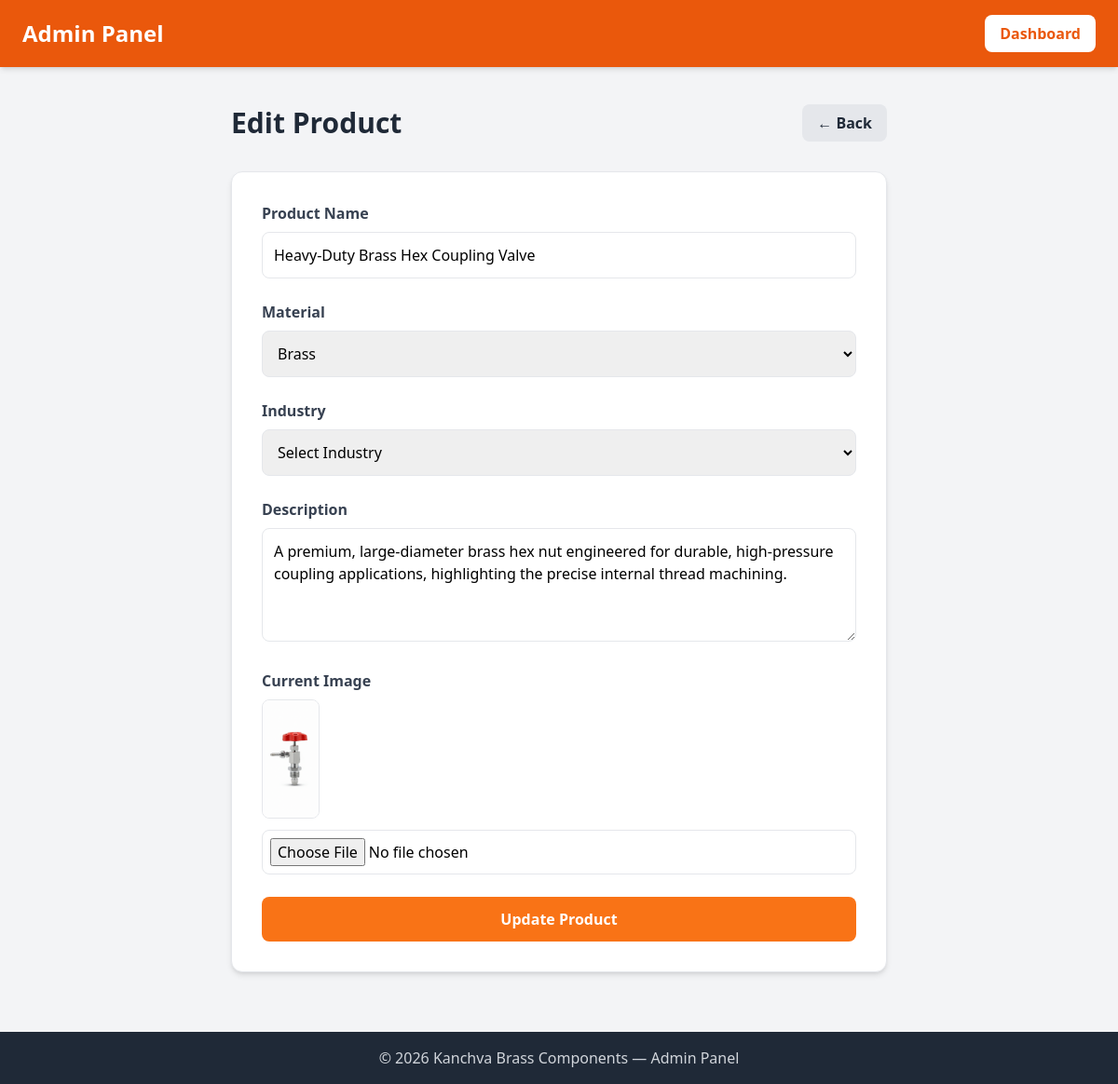
/admin/edit-product.php?id=52 (signed in), run on the app's committed database.
### tables this page shows
CREATE TABLE IF NOT EXISTS `products` (
  `id` int(10) UNSIGNED NOT NULL AUTO_INCREMENT,
  `name` varchar(150) NOT NULL,
  `description` text,
  `image_url` varchar(255) DEFAULT NULL,
  `material_id` int(10) UNSIGNED DEFAULT NULL,
  `industry_id` int(10) UNSIGNED DEFAULT NULL,
  `created_at` timestamp NULL DEFAULT CURRENT_TIMESTAMP,
  PRIMARY KEY (`id`),
  KEY `material_id` (`material_id`),
  KEY `industry_id` (`industry_id`)
);

CREATE TABLE IF NOT EXISTS `materials` (
  `id` int(11) NOT NULL AUTO_INCREMENT,
  `name` varchar(100) NOT NULL,
  `icon` varchar(255) DEFAULT NULL,
  `description` text,
  `created_at` timestamp NULL DEFAULT CURRENT_TIMESTAMP,
  PRIMARY KEY (`id`)
);

### admin/edit-product.php (the view, shortened to what this page needs)
<?php
include '../config.php';
$product_id = intval($_GET['id']);
$materials = [];
$matResult = $conn->query("SELECT * FROM materials ORDER BY name ASC");
while ($row = $matResult->fetch_assoc()) {
    $materials[] = $row;
}
$stmt = $conn->prepare("SELECT * FROM products WHERE id = ?");
$stmt->bind_param("i", $product_id);
$stmt->execute();
$product = $stmt->get_result()->fetch_assoc();
?>
<!DOCTYPE html>
<html lang="en">
<head>
<script src="https://cdn.tailwindcss.com"></script>
</head>
<body class="bg-gray-100 min-h-screen">
<header class="bg-orange-600 text-white px-6 py-4 flex justify-between items-center shadow-md">
    <h1 class="text-2xl font-bold">Admin Panel</h1>
    <a href="admin-dashboard.php" class="bg-white text-orange-600 px-4 py-2 rounded-lg font-semibold hover:bg-orange-50 transition">Dashboard</a>
</header>
<section class="pt-10 pb-16 px-4 sm:px-6 lg:px-8 max-w-3xl mx-auto">
    <div class="flex justify-between items-center mb-8">
        <h1 class="text-3xl font-bold text-gray-800">Edit Product</h1>
        <a href="manage-products.php" class="bg-gray-200 hover:bg-gray-300 text-gray-800 px-4 py-2 rounded-lg font-semibold transition">← Back</a>
    </div>
    <?php if ($product): ?>
    <form action="" method="POST" enctype="multipart/form-data" class="bg-white shadow-md rounded-xl p-8 space-y-6 border border-gray-200">
        <div>
            <label class="block text-gray-700 font-semibold mb-2">Product Name</label>
            <input type="text" name="name" value="<?= htmlspecialchars($product['name']) ?>" required class="w-full p-3 border rounded-lg focus:ring-2 focus:ring-orange-500">
        </div>
        <div>
            <label class="block text-gray-700 font-semibold mb-2">Material</label>
            <select name="material_id" required class="w-full p-3 border rounded-lg focus:ring-2 focus:ring-orange-500">
                <?php foreach ($materials as $mat): ?>
                    <option value="<?= $mat['id'] ?>" <?= $mat['id'] == $product['material_id'] ? 'selected' : '' ?>><?= $mat['name'] ?></option>
                <?php endforeach; ?>
            </select>
        </div>
        <div>
            <label class="block text-gray-700 font-semibold mb-2">Industry</label>
            <select name="industry_id" required class="w-full p-3 border rounded-lg focus:ring-2 focus:ring-orange-500">
                <option value="">Select Industry</option>
            </select>
        </div>
        <div>
            <label class="block text-gray-700 font-semibold mb-2">Description</label>
            <textarea name="description" rows="4" required class="w-full p-3 border rounded-lg focus:ring-2 focus:ring-orange-500"><?= htmlspecialchars($product['description']) ?></textarea>
        </div>
        <div>
            <label class="block text-gray-700 font-semibold mb-2">Current Image</label>
            <?php if (!empty($product['image_url'])): ?>
                <img src="../<?= $product['image_url'] ?>" alt="Product Image" class="h-32 rounded-lg border mb-3">
            <?php else: ?>
                <p class="text-gray-500 italic mb-3">No image uploaded</p>
            <?php endif; ?>
            <input type="file" name="image" accept="image/*" class="w-full p-2 border rounded-lg focus:ring-2 focus:ring-orange-500">
        </div>
        <button type="submit" class="w-full py-3 bg-orange-500 hover:bg-orange-600 text-white font-semibold rounded-lg transition">Update Product</button>
    </form>
    <?php endif; ?>
</section>
<footer class="bg-gray-800 text-gray-300 text-center py-4 mt-auto">
    &copy; <?= date('Y') ?> Kanchva Brass Components — Admin Panel
</footer>
</body>
</html>

### data on the page
products: name "Heavy-Duty Brass Hex Coupling Valve", material_id "Brass", description "A premium, large-diameter brass hex nut engineered for durable, high-pressure coupling applications, highlighting the precise internal thread machining.", image_url (picture)
